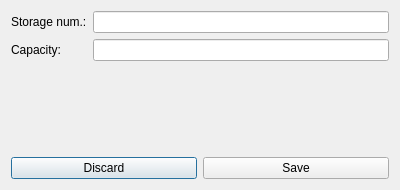
<?xml version="1.0" encoding="UTF-8"?>
<ui version="4.0">
 <class>StorageEditDialog</class>
 <widget class="QDialog" name="StorageEditDialog">
  <property name="geometry">
   <rect>
    <x>0</x>
    <y>0</y>
    <width>400</width>
    <height>190</height>
   </rect>
  </property>
  <property name="windowTitle">
   <string>Dialog</string>
  </property>
  <layout class="QVBoxLayout" name="verticalLayout">
   <item>
    <layout class="QFormLayout" name="formLayout">
     <item row="0" column="0">
      <widget class="QLabel" name="label">
       <property name="text">
        <string>Storage num.:</string>
       </property>
      </widget>
     </item>
     <item row="0" column="1">
      <widget class="QLineEdit" name="et_storage_num"/>
     </item>
     <item row="1" column="0">
      <widget class="QLabel" name="label_2">
       <property name="text">
        <string>Capacity:</string>
       </property>
      </widget>
     </item>
     <item row="1" column="1">
      <widget class="QLineEdit" name="et_capacity"/>
     </item>
    </layout>
   </item>
   <item>
    <spacer name="verticalSpacer">
     <property name="orientation">
      <enum>Qt::Vertical</enum>
     </property>
     <property name="sizeHint" stdset="0">
      <size>
       <width>20</width>
       <height>72</height>
      </size>
     </property>
    </spacer>
   </item>
   <item>
    <layout class="QHBoxLayout" name="horizontalLayout">
     <item>
      <widget class="QPushButton" name="btn_discard">
       <property name="text">
        <string>Discard</string>
       </property>
      </widget>
     </item>
     <item>
      <widget class="QPushButton" name="btn_save">
       <property name="text">
        <string>Save</string>
       </property>
      </widget>
     </item>
    </layout>
   </item>
  </layout>
 </widget>
 <resources/>
 <connections/>
</ui>
